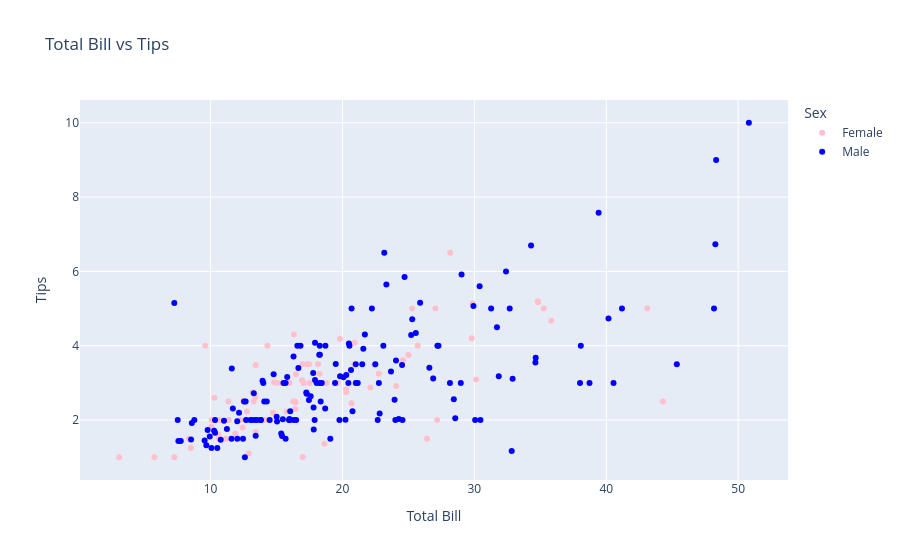

The cell this chart's notebook holds for it:
### Code cell
# Interactive scatter plot: total bill vs tip, colored by sex
fig = px.scatter(
    tips_df,
    x='total_bill',
    y='tip',
    color='sex',
    title='Total Bill vs Tips',
    labels={'total_bill': 'Total Bill', 'tip': 'Tips', 'sex': 'Sex'},
    color_discrete_map={'Female': 'pink', 'Male': 'blue'}
)
fig.show()

### Figure 1 — Plotly figure (JSON) as saved in the notebook; plotly's stock layout.template omitted (floating-point values rounded to 4 significant figures; data arrays with more than 128 entries replaced by an {"elided": "..."} marker saying what was removed)
{"data": [{"hovertemplate": "Sex=Female<br>Total Bill=%{x}<br>Tips=%{y}<extra></extra>", "legendgroup": "Female", "marker": {"color": "pink", "symbol": "circle"}, "mode": "markers", "name": "Female", "orientation": "v", "showlegend": true, "type": "scatter", "x": [16.99, 24.59, 35.26, 14.83, 10.33, 16.97, 20.29, 15.77, 19.65, 15.06, 20.69, 16.93, 10.29, 34.81, 26.41, 16.45, 3.07, 17.07, 26.86, 25.28, 14.73, 10.07, 34.83, 5.75, 16.32, 22.75, 11.35, 15.38, 44.3, 22.42, 20.92, 14.31, 7.25, 25.71, 17.31, 10.65, 12.43, 24.08, 13.42, 12.48, 29.8, 14.52, 11.38, 20.27, 11.17, 12.26, 18.26, 8.51, 10.33, 14.15, 13.16, 17.47, 27.05, 16.43, 8.35, 18.64, 11.87, 29.85, 25, 13.39, 16.21, 17.51, 10.59, 10.63, 9.6, 20.9, 18.15, 19.81, 43.11, 13, 12.74, 13, 16.4, 16.47, 12.76, 13.27, 28.17, 12.9, 30.14, 13.42, 15.98, 16.27, 10.09, 22.12, 35.83, 27.18, 18.78], "xaxis": "x", "y": [1.01, 3.61, 5, 3.02, 1.67, 3.5, 2.75, 2.23, 3, 3, 2.45, 3.07, 2.6, 5.2, 1.5, 2.47, 1, 3, 3.14, 5, 2.2, 1.83, 5.17, 1, 4.3, 3.25, 2.5, 3, 2.5, 3.48, 4.08, 4, 1, 4, 3.5, 1.5, 1.8, 2.92, 1.68, 2.52, 4.2, 2, 2, 2.83, 1.5, 2, 3.25, 1.25, 2, 2, 2.75, 3.5, 5, 2.3, 1.5, 1.36, 1.63, 5.14, 3.75, 2.61, 2, 3, 1.61, 2, 4, 3.5, 3.5, 4.19, 5, 2, 2.01, 2, 2.5, 3.23, 2.23, 2.5, 6.5, 1.1, 3.09, 3.48, 3, 2.5, 2, 2.88, 4.67, 2, 3], "yaxis": "y"}, {"hovertemplate": "Sex=Male<br>Total Bill=%{x}<br>Tips=%{y}<extra></extra>", "legendgroup": "Male", "marker": {"color": "blue", "symbol": "circle"}, "mode": "markers", "name": "Male", "orientation": "v", "showlegend": true, "type": "scatter", "x": {"elided": "157 float values"}, "xaxis": "x", "y": {"elided": "157 float values"}, "yaxis": "y"}], "layout": {"legend": {"title": {"text": "Sex"}, "tracegroupgap": 0}, "title": {"text": "Total Bill vs Tips"}, "xaxis": {"anchor": "y", "domain": [0, 1], "title": {"text": "Total Bill"}}, "yaxis": {"anchor": "x", "domain": [0, 1], "title": {"text": "Tips"}}}}
